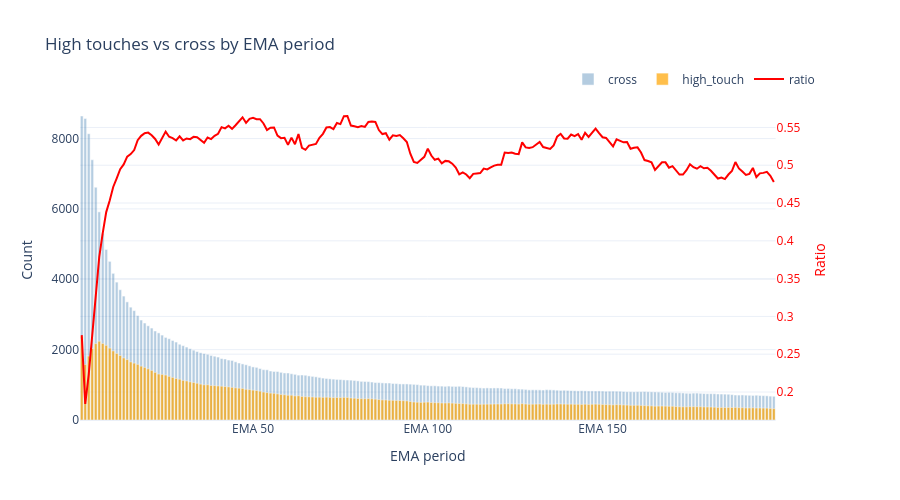

Write notebook code for a chart like this one.
### Markdown cell above
Visualization of how often each EMA was touched vs crossed by candle Highs, plus their ratio.

Plots high_touch and cross as overlapping bars across all EMA periods, \
with the touch/cross ratio drawn as a red line on a secondary axis. \
Allows to see raw activity and the resistance ratio on one chart.

Result: a dual-axis chart
- bars for the raw counts
- a red line for the ratio

### Code cell
ratio = result["high_touch"] / result["cross"].replace(0, np.nan)

fig = make_subplots(specs=[[{"secondary_y": True}]])

fig.add_trace(
    go.Bar(x=result["ema"], y=result["cross"], name="cross",
           marker_color="steelblue", opacity=0.4),
    secondary_y=False,
)
fig.add_trace(
    go.Bar(x=result["ema"], y=result["high_touch"], name="high_touch",
           marker_color="orange", opacity=0.7),
    secondary_y=False,
)
fig.add_trace(
    go.Scatter(x=result["ema"], y=ratio, name="ratio",
               mode="lines", line=dict(color="red", width=2),
               hovertemplate="%{y:.3f}"),
    secondary_y=True,
)

fig.update_layout(
    title="High touches vs cross by EMA period",
    barmode="overlay",
    template="plotly_white",
    height=500,
    hovermode="x unified",
    hoverlabel=dict(namelength=-1),
    legend=dict(orientation="h", yanchor="bottom", y=1.02, xanchor="right", x=1),
)
fig.update_xaxes(title_text="EMA period", tickprefix="EMA ")
fig.update_yaxes(title_text="Count", secondary_y=False)
fig.update_yaxes(title_text="Ratio", secondary_y=True, color="red")

fig.show()

### Figure 1 — Plotly figure (JSON) as saved in the notebook; plotly's stock layout.template omitted (floating-point values rounded to 4 significant figures; data arrays with more than 128 entries replaced by an {"elided": "..."} marker saying what was removed)
{"data": [{"marker": {"color": "steelblue"}, "name": "cross", "opacity": 0.4, "type": "bar", "x": {"elided": "199 int values"}, "xaxis": "x", "y": {"elided": "199 int values"}, "yaxis": "y"}, {"marker": {"color": "orange"}, "name": "high_touch", "opacity": 0.7, "type": "bar", "x": {"elided": "199 int values"}, "xaxis": "x", "y": {"elided": "199 int values"}, "yaxis": "y"}, {"hovertemplate": "%{y:.3f}", "line": {"color": "red", "width": 2}, "mode": "lines", "name": "ratio", "type": "scatter", "x": {"elided": "199 int values"}, "xaxis": "x", "y": {"elided": "199 float values"}, "yaxis": "y2"}], "layout": {"barmode": "overlay", "height": 500, "hoverlabel": {"namelength": -1}, "hovermode": "x unified", "legend": {"orientation": "h", "x": 1, "xanchor": "right", "y": 1.02, "yanchor": "bottom"}, "title": {"text": "High touches vs cross by EMA period"}, "xaxis": {"anchor": "y", "domain": [0, 0.94], "tickprefix": "EMA ", "title": {"text": "EMA period"}}, "yaxis": {"anchor": "x", "domain": [0, 1], "title": {"text": "Count"}}, "yaxis2": {"anchor": "x", "color": "red", "overlaying": "y", "side": "right", "title": {"text": "Ratio"}}}}
